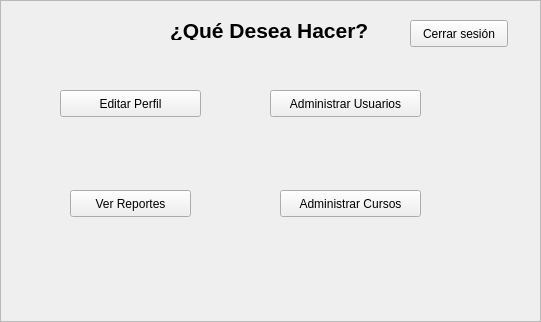
<?xml version="1.0" encoding="UTF-8"?>
<ui version="4.0">
 <class>ventantaOpcionesAdm</class>
 <widget class="QFrame" name="ventantaOpcionesAdm">
  <property name="geometry">
   <rect>
    <x>0</x>
    <y>0</y>
    <width>541</width>
    <height>322</height>
   </rect>
  </property>
  <property name="windowTitle">
   <string>Opciones Adm</string>
  </property>
  <property name="frameShape">
   <enum>QFrame::StyledPanel</enum>
  </property>
  <property name="frameShadow">
   <enum>QFrame::Raised</enum>
  </property>
  <widget class="QLabel" name="etiquetaTitutlo">
   <property name="geometry">
    <rect>
     <x>170</x>
     <y>20</y>
     <width>201</width>
     <height>20</height>
    </rect>
   </property>
   <property name="font">
    <font>
     <pointsize>16</pointsize>
     <weight>75</weight>
     <bold>true</bold>
    </font>
   </property>
   <property name="text">
    <string>¿Qué Desea Hacer?</string>
   </property>
  </widget>
  <widget class="QPushButton" name="botonEditarPerfil">
   <property name="geometry">
    <rect>
     <x>60</x>
     <y>90</y>
     <width>141</width>
     <height>27</height>
    </rect>
   </property>
   <property name="text">
    <string>Editar Perfil</string>
   </property>
  </widget>
  <widget class="QPushButton" name="botonCerrarSesion">
   <property name="geometry">
    <rect>
     <x>410</x>
     <y>20</y>
     <width>98</width>
     <height>27</height>
    </rect>
   </property>
   <property name="text">
    <string>Cerrar sesión</string>
   </property>
  </widget>
  <widget class="QPushButton" name="botonAdmUsuarios">
   <property name="geometry">
    <rect>
     <x>270</x>
     <y>90</y>
     <width>151</width>
     <height>27</height>
    </rect>
   </property>
   <property name="text">
    <string>Administrar Usuarios</string>
   </property>
  </widget>
  <widget class="QPushButton" name="botonReportes">
   <property name="geometry">
    <rect>
     <x>70</x>
     <y>190</y>
     <width>121</width>
     <height>27</height>
    </rect>
   </property>
   <property name="text">
    <string>Ver Reportes</string>
   </property>
  </widget>
  <widget class="QPushButton" name="botonAdmCursos">
   <property name="geometry">
    <rect>
     <x>280</x>
     <y>190</y>
     <width>141</width>
     <height>27</height>
    </rect>
   </property>
   <property name="text">
    <string>Administrar Cursos</string>
   </property>
  </widget>
 </widget>
 <resources/>
 <connections/>
</ui>
